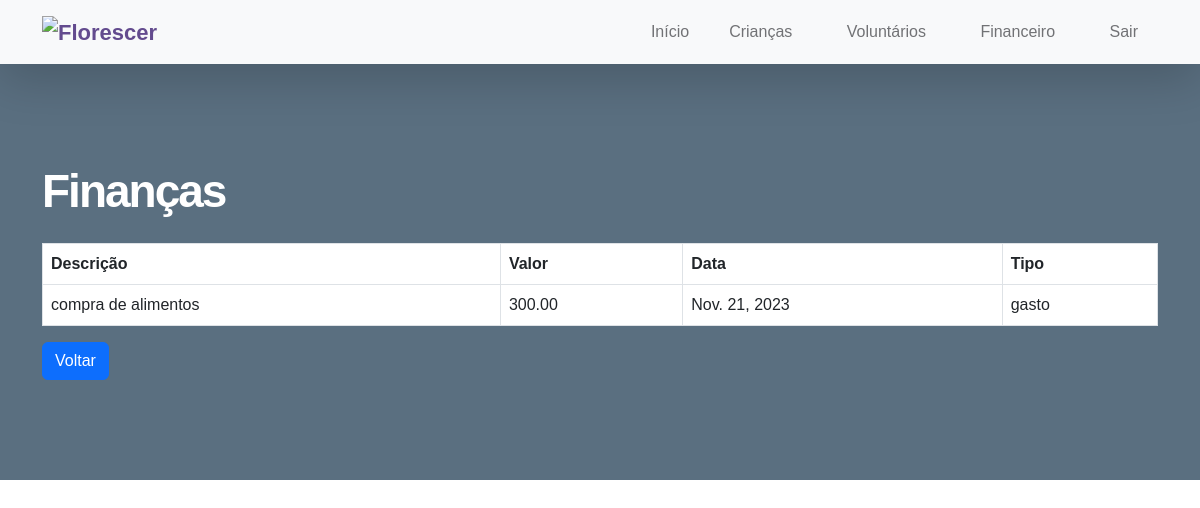
Page /listarFinancas on the committed database.
### Florescer_app/models.py (models this page shows, shortened)
class RegistroFinanceiro(models.Model):
    descricao = models.CharField(max_length=200)
    valor = models.DecimalField(max_digits=10, decimal_places=2)
    data = models.DateField()
    tipo = models.CharField(max_length=20, choices=[('arrecadacao', 'Arrecadação'), ('gasto', 'Gasto')])

### Florescer_app/views.py (the view)
# urls.py: path('listarFinancas', views.listarFinancas, name='listarFinancas'),
def listarFinancas(request):
    lista_financas = RegistroFinanceiro.objects.all()
    return render(request, 'listarFinancas.html', {'lista_financas': lista_financas})

### Florescer_app/templates/listarFinancas.html (shortened to what this page needs)
{% load bootstrap4 %} {% load static %}
<!DOCTYPE html>
<html lang="en">
  <head>
    <link href="{% static 'css/bootstrap.min.css' %}" rel="stylesheet" />
    <link href="{% static 'css/bootstrap-icons.css' %}" rel="stylesheet" />
    <link
      href="{% static 'css/templatemo-kind-heart-charity.css' %}"
      rel="stylesheet"
    />
  </head>
  <nav class="navbar navbar-expand-lg bg-light shadow-lg">
    <div class="container">
      <a class="navbar-brand" href="index.html">
        <img
          src="{% static 'images/logonovaflorescer.png' %}"
          class="logo img-fluid"
          alt="Florescer"
        />
      </a>
      <div class="collapse navbar-collapse" id="navbarNav">
        <ul class="navbar-nav ms-auto">
          <li class="nav-item">
            <a class="nav-link click-scroll" href="/inicialAdmin">Início</a>
          </li>
          <li class="nav-item dropdown">
            <a
              class="nav-link click-scroll dropdown-toggle"
              id="navbarLightDropdownMenuLink"
              role="button"
              data-bs-toggle="dropdown"
              aria-expanded="false"
              >Crianças</a
            >
          </li>
          <li class="nav-item dropdown">
            <a
              class="nav-link click-scroll dropdown-toggle"
              id="navbarLightDropdownMenuLink"
              role="button"
              data-bs-toggle="dropdown"
              aria-expanded="false"
              >Voluntários</a
            >
          </li>
          <li class="nav-item dropdown">
            <a
              class="nav-link click-scroll dropdown-toggle"
              href="#section_5"
              id="navbarLightDropdownMenuLink"
              role="button"
              data-bs-toggle="dropdown"
              aria-expanded="false"
              >Financeiro</a
            >
          </li>
          <li class="nav-item">
            <a class="nav-link click-scroll" href="/">Sair</a>
          </li>
        </ul>
      </div>
    </div>
  </nav>
  <body>
    <main>
      <section class="volunteer-section section-padding" id="section_4">
        <div class="container">
          <h2 class="text-white mb-4">Finanças</h2>
          <table class="table table-bordered testando">
            <thead>
              <tr>
                <th class="testando">Descrição</th>
                <th>Valor</th>
                <th>Data</th>
                <th>Tipo</th>
              </tr>
            </thead>
            <tbody>
              {% for financeiro in lista_financas %}
              <tr>
                <td>{{ financeiro.descricao }}</td>
                <td>{{ financeiro.valor }}</td>
                <td>{{ financeiro.data }}</td>
                <td>{{ financeiro.tipo }}</td>
              </tr>
              {% endfor %}
            </tbody>
          </table>
          <button
            class="btn btn-primary"
            onclick="window.location.replace('/inicialAdmin')"
          >
            Voltar
          </button>
        </div>
      </section>
    </main>
  </body>
</html>

### Florescer_app/static/css/templatemo-kind-heart-charity.css (style rules this page uses)
:root { --white-color: #ffffff; --primary-color: #634B8E; --secondary-color: #5a6f80; --section-bg-color: #f0f8ff; --site-footer-bg-color: #44525d; --custom-btn-bg-color: #597081; --custom-btn-bg-hover-color: #5bc1ac; --dark-color: #000000; --p-color: #717275; --border-color: #e9eaeb; --body-font-family: 'Metropolis', sans-serif; --h1-font-size: 52px; --h2-font-size: 46px; --h3-font-size: 32px; --h4-font-size: 28px; --h5-font-size: 24px; --h6-font-size: 22px; --p-font-size: 16px; --btn-font-size: 18px; --copyright-font-size: 14px; --border-radius-large: 100px; --border-radius-medium: 20px; --border-radius-small: 10px; --font-weight-light: 300; --font-weight-normal: 400; --font-weight-semibold: 600; --font-weight-bold: 700; }
body { background-color: var(--white-color); font-family: var(--body-font-family); }
h2, h3, h4, h5, h6 { color: var(--dark-color); }
h1, h2, h3, h4, h5, h6 { font-weight: var(--font-weight-semibold); letter-spacing: -1px; }
h2 { color: var(--secondary-color); font-size: var(--h2-font-size); letter-spacing: -2px; }
ul li { color: var(--p-color); font-size: var(--p-font-size); font-weight: var(--font-weight-normal); }
a, button { touch-action: manipulation; transition: all 0.3s; }
a { color: var(--p-color); text-decoration: none; }
.section-padding { padding-top: 100px; padding-bottom: 100px; }
.navbar { background: var(--white-color); z-index: 9; padding-top: 0; padding-bottom: 0; }
.navbar-brand { color: var(--primary-color); font-size: var(--h6-font-size); font-weight: var(--font-weight-bold); }
.logo { width: 150px; height: auto; }
.navbar-expand-lg .navbar-nav .nav-link { margin-right: 0; margin-left: 0; padding: 20px; }
.navbar-nav .nav-link { display: inline-block; color: var(--p-color); font-size: var(--p-font-size); font-weight: var(--font-weight-medium); position: relative; padding-top: 15px; padding-bottom: 15px; }
.dropdown-toggle::after { content: "\f282"; display: inline-block; font-family: bootstrap-icons !important; font-size: var(--copyright-font-size); font-style: normal; font-weight: normal !important; font-variant: normal; text-transform: none; line-height: 1; vertical-align: -.125em; -webkit-font-smoothing: antialiased; -moz-osx-font-smoothing: grayscale; position: relative; left: 2px; border: 0; }
.volunteer-section { background: var(--secondary-color); position: relative; overflow: hidden; }
.testando { background-color: white; }

### rows in the picture
RegistroFinanceiro: descricao "compra de alimentos", valor "300.00", data "Nov. 21, 2023", tipo "gasto"
